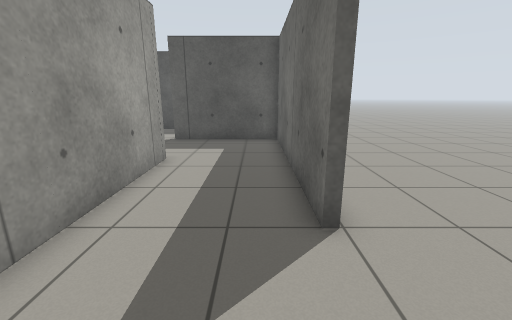
View 1 (above)

19 first-person views from a walk through a robot-simulator world made for Gazebo. The camera is 1.1 m above the floor, tilts 14° down and sees 90° across. The floor is counted in squares, 0.5 m on a side. Each view is taken from the middle of a square. On the plan, view 1 faces up. The plan holds only what a view shows up to about 16 squares ahead; the rest is blank. The robots in the file are not drawn.

View 2
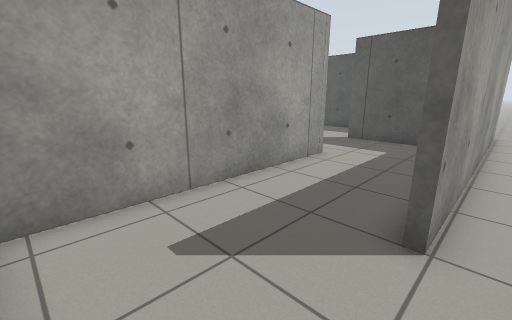

View 3
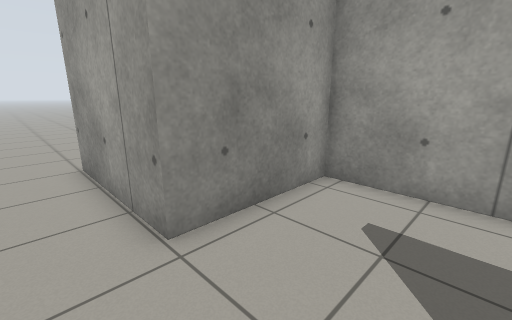

View 4
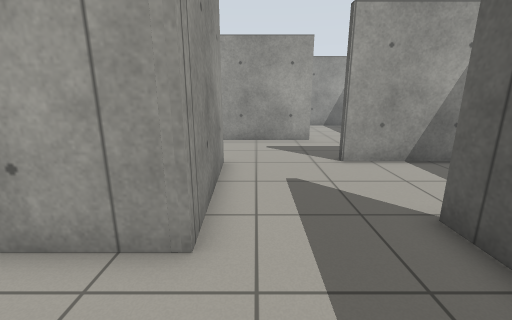

View 5
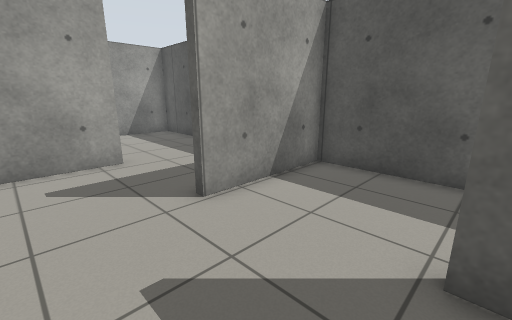

View 6
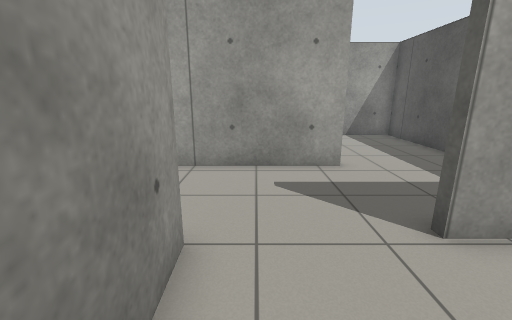

View 7
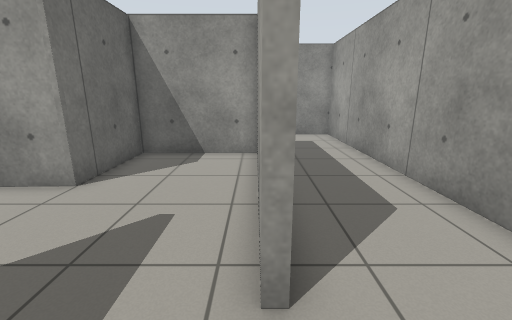

View 8
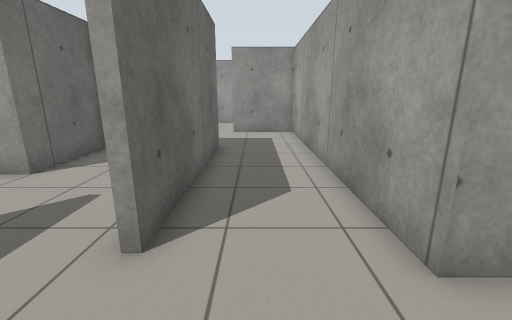

View 9
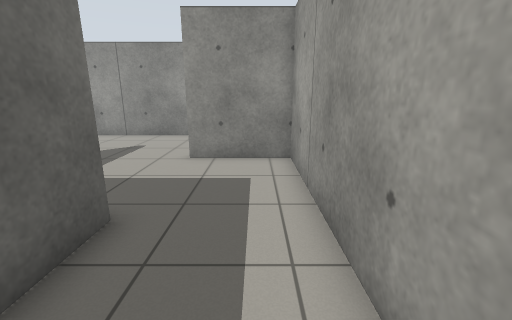

View 10
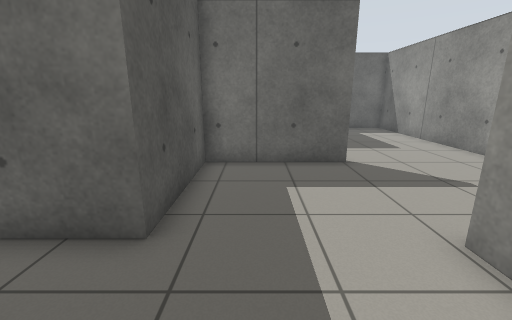

View 11
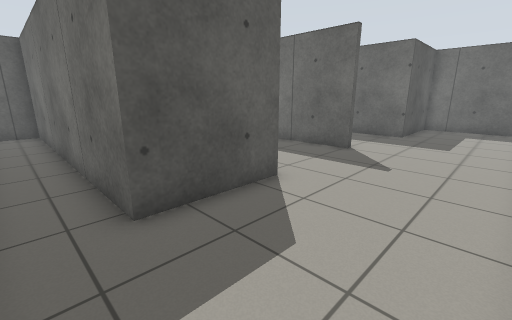

View 12
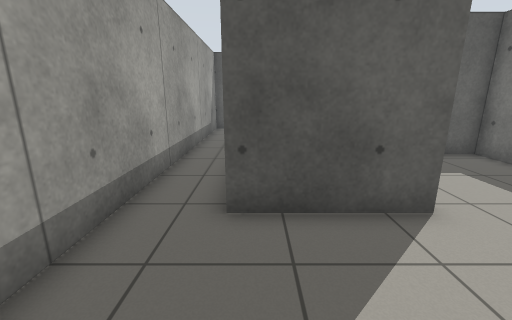

View 13
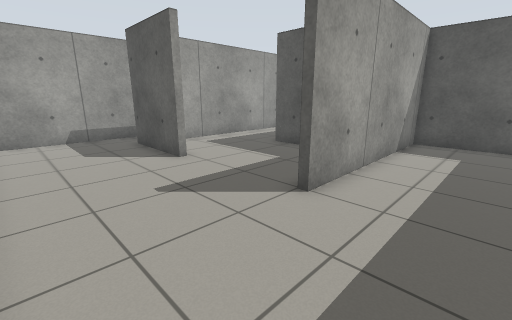

View 14
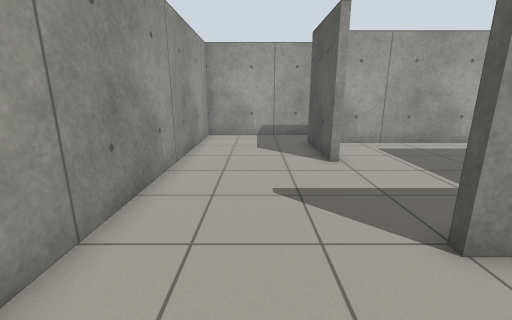

View 15
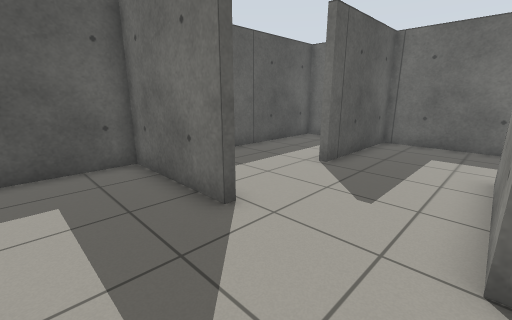

View 16
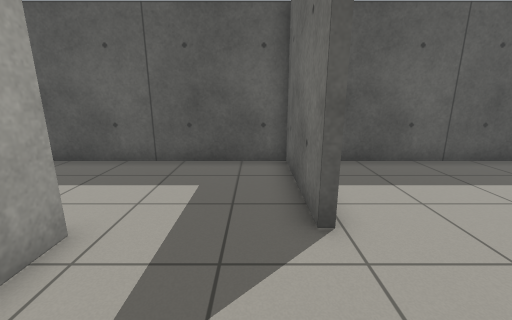

View 17
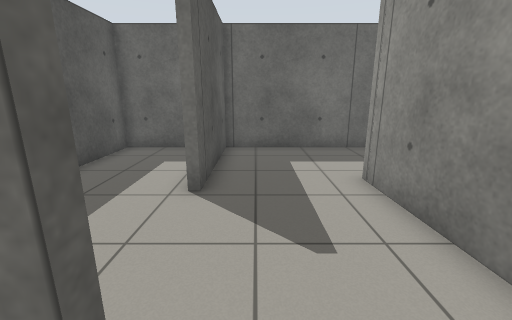

View 18
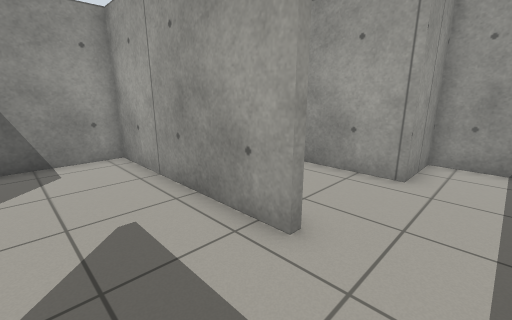

View 19
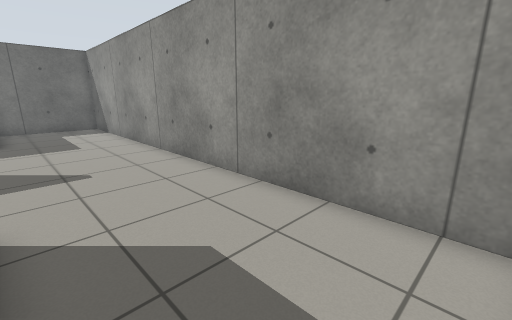

### Floor plan
Points are (right, up) in squares from view 1. A wall is a line through its corners. A room is listed if a view was taken in it or the views show most of it. See-through windows are left out.
Room 1 (views 1, 4)
walls: (1.1, 3.9) (1.1, 13.3) (-4.3, 13.3); (-3.3, 9.1) (-3.3, -0.5) (1.4, -0.5)
ways out: opening at (1, 1.5) to room 2; opening at (-4, 11) to room 3
Room 2 (views 2, 3)
walls: (1.4, -0.5) (1.4, -6.1); (1.4, 18) (1.4, 3.9)
ways out: opening at (1, 1.5) to room 1; opening at (1, -7)
Room 3 (views 5, 6, 7, 8, 9, 10, 11, 12, 13, 14, 15, 16, 17, 18, 19)
walls: (-8.5, -0.1) (-8.5, 4.7) (-13.4, 4.7) (-13.4, 12.8); (-13.5, -0.4) (-17.6, -0.4) (-17.6, 13) (-19.1, 13); (-4.8, 8.7) (-8.2, 8.6) (-8.2, -0.1); (-13.1, 12.9) (-13.1, 5) (-8.5, 5) (-8.5, 8.9) (-3.3, 9.1); (-8.9, 12.9) (-8.9, 17.7) (-19.8, 17.7) (-19.8, 13.3) (-17.3, 13.3) (-17.3, -0.1) (-13.5, -0.1); (-19.8, 11.6) (-19.8, -5.7) (0, -5.7); (0.5, -0.8) (-3.6, -0.8) (-3.6, 2); (1.1, -5.1) (1.1, -0.9)
ways out: opening at (-4, 11) to room 1; opening at (-6.5, 13) to room 4
Room 4 (no view inside)
walls: (1.1, 15.1) (1.1, 17.7) (-8.6, 17.7) (-8.6, 12.9)
ways out: opening at (-6.5, 13) to room 3

Where each view was taken, in squares from view 1:
view 1: 0 up, 0 right, facing up
view 2: 0 up, 2 right, facing up-left
view 3: 3 up, 3 right, facing down-left
view 4: 10 up, 0 right, facing left
view 5: 10 up, 4 left, facing up-left
view 6: 10 up, 5 left, facing left
view 7: 15 up, 13 left, facing down
view 8: 16 up, 15 left, facing down
view 9: 9 up, 16 left, facing down
view 10: 3 up, 17 left, facing right
view 11: 5 down, 19 left, facing up-right
view 12: 5 down, 17 left, facing up
view 13: 5 down, 5 left, facing up-left
view 14: 3 down, 5 left, facing left
view 15: 9 up, 12 left, facing up-right
view 16: 9 up, 10 left, facing up
view 17: 12 up, 10 left, facing right
view 18: 15 up, 10 left, facing down-left
view 19: 1 down, 19 left, facing down-right
